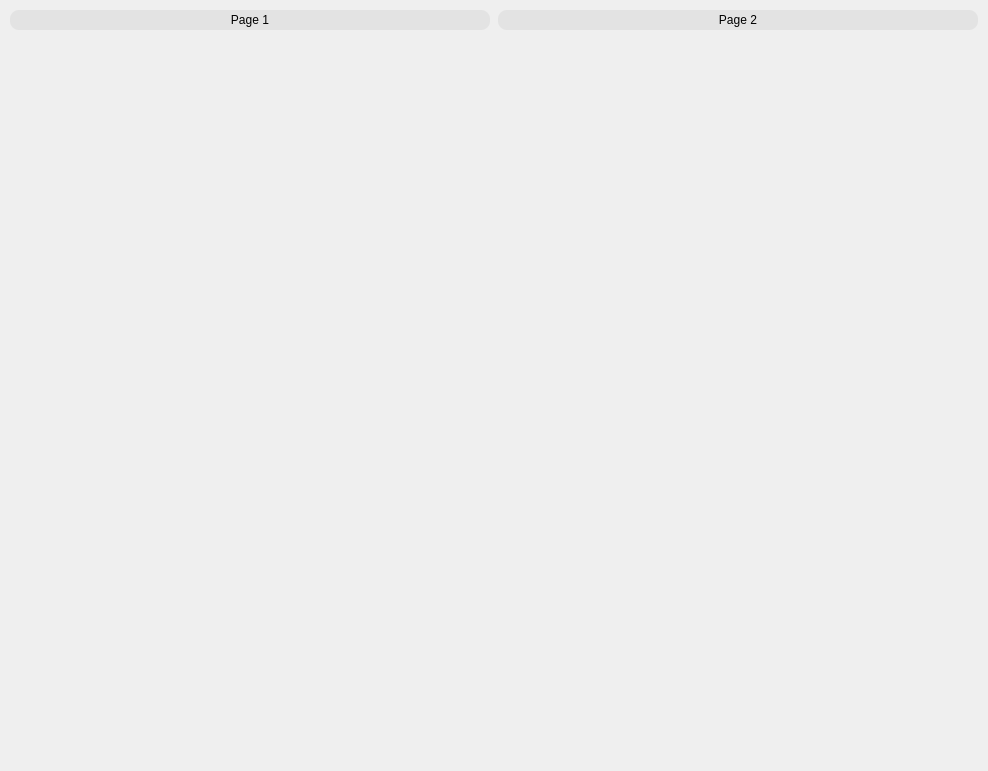
<?xml version="1.0" encoding="UTF-8"?>
<ui version="4.0">
 <class>MainWindow</class>
 <widget class="QMainWindow" name="MainWindow">
  <property name="geometry">
   <rect>
    <x>0</x>
    <y>0</y>
    <width>988</width>
    <height>771</height>
   </rect>
  </property>
  <property name="windowTitle">
   <string>MainWindow</string>
  </property>
  <property name="styleSheet">
   <string notr="true">*
{
	font: 14pt &quot;MS Shell Dlg 2&quot;;
	padding: 2px;
}
#page_tables{
	border-image: url(resource/Restaurant_plan/plan.png) 0 0 0 0 stretch stretch;
}
#w_test_tables{
	border-image: url(:/Restaurant_plan/Restaurant_plan/plan.png) 0 0 0 0 stretch stretch;
}

QPushButton
{ 
	alternate-background-color: rgb(255, 255, 255);
	background: rgba(225, 225, 225, 220);
	border-width: 2px;
    border-radius: 10px;
	qproperty-iconSize: 50px 50px;
	border-style: dashed;
 }

QPushButton:hover
{
	background: rgba(225, 225, 225, 200);
	border-style: dashed;
}

QPushButton:pressed
{
	background: rgba(225, 225, 225, 255);
	border-style: inset;
}</string>
  </property>
  <widget class="QWidget" name="centralwidget">
   <layout class="QVBoxLayout" name="verticalLayout">
    <item>
     <layout class="QHBoxLayout" name="horizontalLayout">
      <item>
       <widget class="QPushButton" name="btn_page_1">
        <property name="text">
         <string>Page 1</string>
        </property>
       </widget>
      </item>
      <item>
       <widget class="QPushButton" name="btn_page_2">
        <property name="text">
         <string>Page 2</string>
        </property>
       </widget>
      </item>
     </layout>
    </item>
    <item>
     <widget class="QStackedWidget" name="sw_content">
      <property name="currentIndex">
       <number>1</number>
      </property>
      <widget class="QWidget" name="page_1">
       <property name="autoFillBackground">
        <bool>false</bool>
       </property>
       <layout class="QVBoxLayout" name="verticalLayout_4">
        <item>
         <widget class="QWidget" name="w_test_tables" native="true"/>
        </item>
       </layout>
      </widget>
      <widget class="QWidget" name="page_tables">
       <layout class="QVBoxLayout" name="verticalLayout_2"/>
      </widget>
     </widget>
    </item>
   </layout>
  </widget>
 </widget>
 <resources>
  <include location="../resource/resource.qrc"/>
 </resources>
 <connections/>
</ui>
